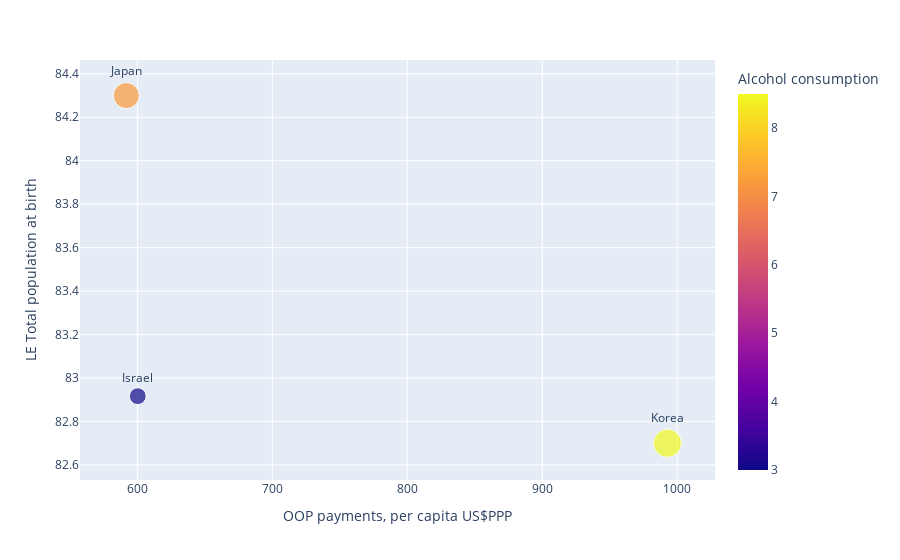

Here is the notebook cell this chart was saved with:
### Code cell
fig =px.scatter(merged_df_2018_f2.dropna(), x='OOP payments, per capita US$PPP', 
            y='LE Total population at birth', size='Alcohol consumption', hover_name='country', color='Alcohol consumption',text='country')

fig.update_traces(textposition='top center')
fig.show()

### Figure 1 — Plotly figure (JSON) as saved in the notebook; plotly's stock layout.template omitted (floating-point values rounded to 4 significant figures)
{"data": [{"hovertemplate": "<b>%{hovertext}</b><br><br>OOP payments, per capita US$PPP=%{x}<br>LE Total population at birth=%{y}<br>Alcohol consumption=%{marker.color}<br>country=%{text}<extra></extra>", "hovertext": ["Israel", "Japan", "Korea"], "legendgroup": "", "marker": {"color": [3, 7.2, 8.5], "coloraxis": "coloraxis", "size": [3, 7.2, 8.5], "sizemode": "area", "sizeref": 0.02125, "symbol": "circle"}, "mode": "markers+text", "name": "", "orientation": "v", "showlegend": false, "text": ["Israel", "Japan", "Korea"], "textposition": "top center", "type": "scatter", "x": [600.3, 591.8, 992.7], "xaxis": "x", "y": [82.92, 84.3, 82.7], "yaxis": "y"}], "layout": {"coloraxis": {"colorbar": {"title": {"text": "Alcohol consumption"}}, "colorscale": [[0, "#0d0887"], [0.1111, "#46039f"], [0.2222, "#7201a8"], [0.3333, "#9c179e"], [0.4444, "#bd3786"], [0.5556, "#d8576b"], [0.6667, "#ed7953"], [0.7778, "#fb9f3a"], [0.8889, "#fdca26"], [1, "#f0f921"]]}, "legend": {"itemsizing": "constant", "tracegroupgap": 0}, "margin": {"t": 60}, "xaxis": {"anchor": "y", "domain": [0, 1], "title": {"text": "OOP payments, per capita US$PPP"}}, "yaxis": {"anchor": "x", "domain": [0, 1], "title": {"text": "LE Total population at birth"}}}}
